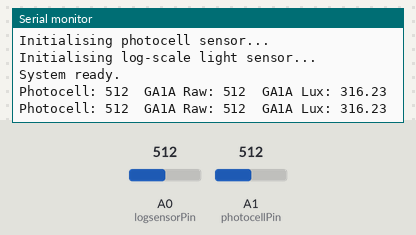
The sketch below on a simulated Arduino Uno, built with avr-gcc and run on an emulated ATmega328P. Shown: the last lines printed to the serial monitor. The test bench sets the inputs (shaded band); at power-on: A0 (logsensorPin) = 512, A1 (photocellPin) = 512.

Above: at 4.2 s.
4.3 s: A0 (logsensorPin) set to 716
At 5.5 s:
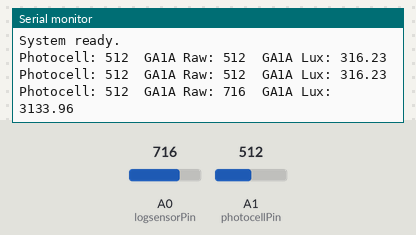
5.8 s: A1 (photocellPin) set to 716
At 6.4 s:
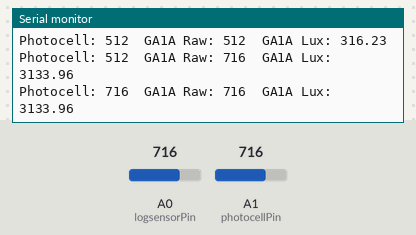
7.3 s: A0 (logsensorPin) set to 900
At 8.6 s:
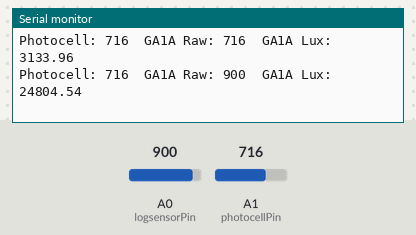
8.8 s: A1 (photocellPin) set to 900
At 9.8 s:
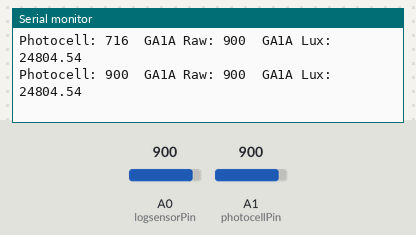
Timing chart, 0 to 11.3 s (numbered marks = the images above; inputs shaded):
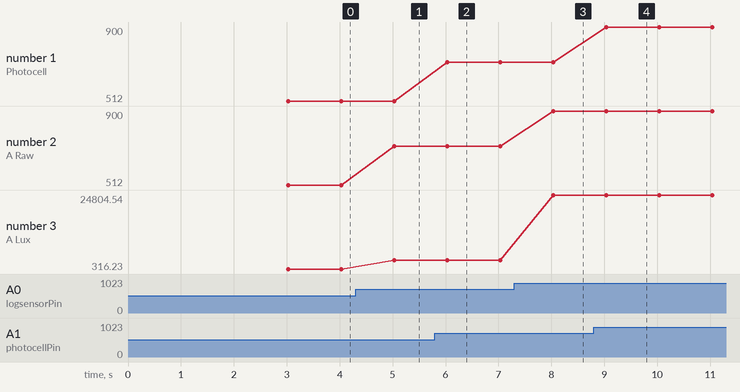

Measured:
- after the input at 4.3 s, the serial monitor: prints a new line after 0.73 s (image 1)
- after the input at 5.8 s, the serial monitor: prints a new line after 0.23 s (image 2)
- after the input at 7.3 s, the serial monitor: prints a new line after 0.73 s (image 3)
- after the input at 8.8 s, the serial monitor: prints a new line after 0.24 s (image 4)
- plotted number 2: 512 → 716 after the input at 4.3 s, 716 → 900 after the input at 7.3 s
- plotted number 3: 316.23 → 3133.96 after the input at 4.3 s, 3133.96 → 24804.54 after the input at 7.3 s

The sketch:

lightMonitoring.ino
```cpp
/*
  Log-scale Photocell

  Parts required:
  1x Linear Photocell
  1x GA1A12S202 Log-scale Analog Light Sensor
*/

// Log-scale analog sensor setup.
int logsensorPin = A0;  // Select the input pin

float rawRange = 1024;  // 3.3V
float logRange = 5.0;   // 3.3V = 10^5 lux

// Linear light sensor setup.
int photocellPin = A1;
int photocellReading;

// The setup function runs once when you press reset or power the board.
void setup() {
    Serial.begin(9600);

    Serial.println("Light Monitoring:");
    delay(1000);

    Serial.println("Initialising photocell sensor...");
    Serial.println("Initialising log-scale light sensor...");
//    analogReference(EXTERNAL);

    Serial.println("System ready.");
    delay(2000);
}

// The loop function runs over and over again forever.
void loop() {
    // Read the raw value from the sensor.
    int rawValue = analogRead(logsensorPin);
    photocellReading = analogRead(photocellPin);

    String lightString = "";
    lightString += "Photocell: " + String(photocellReading) + "\t" + "GA1A Raw: " + String(rawValue) + "\t" + "GA1A Lux: " + String(RawToLux(rawValue));
    Serial.println(lightString);

    delay(1000);
}

float RawToLux(int raw) {
    float logLux = raw * logRange / rawRange;
    return pow(10, logLux);
}
```
